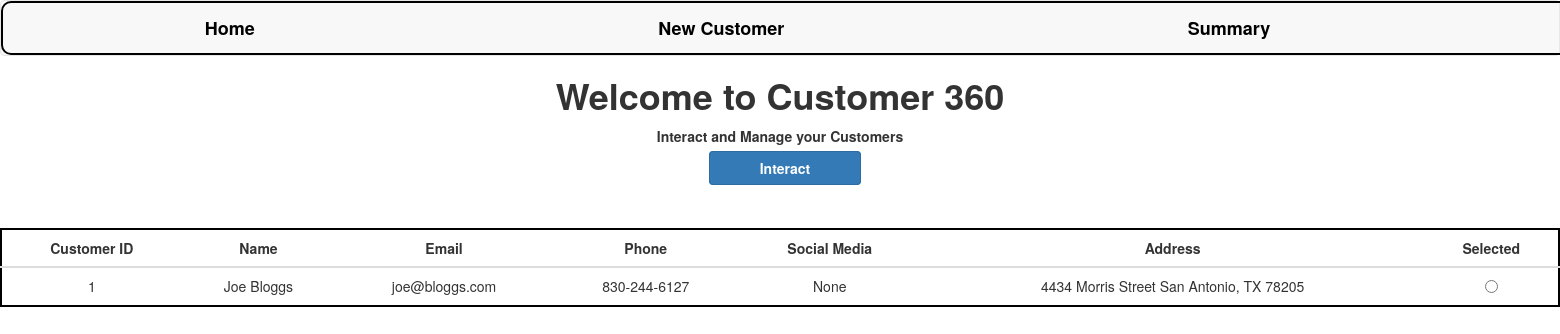
Before: / with the older database file.
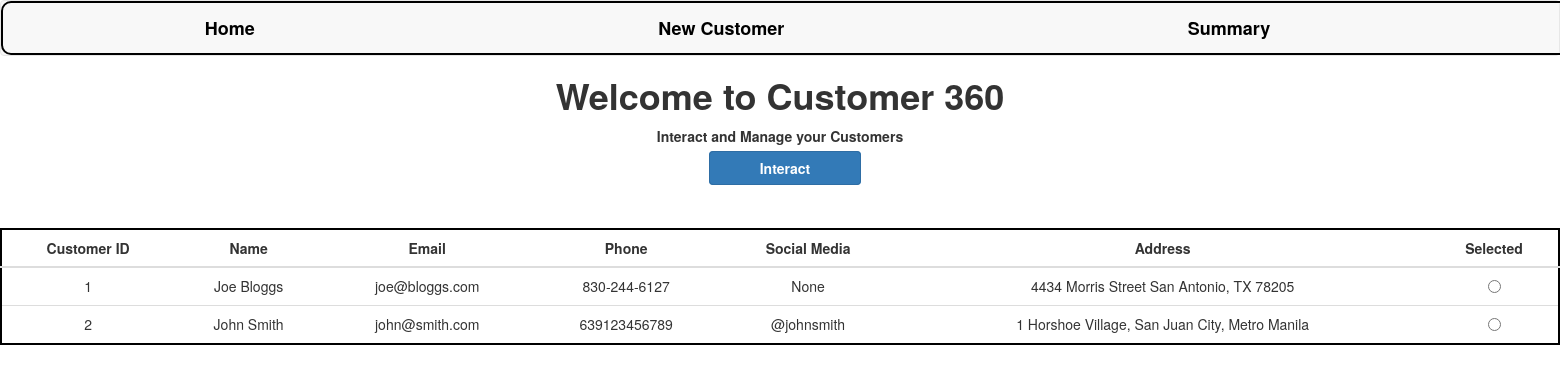
After: the same page with the newer database file.
### customer360/models.py (models this page shows, shortened)
class Customer(models.Model):
    id = models.AutoField(primary_key=True)
    name = models.CharField(max_length=100)
    email = models.EmailField(max_length=100)
    phone = models.CharField(max_length=20)
    address = models.CharField(max_length=200)
    social_media = models.CharField(max_length=200,null=True)

### customer360/views.py (the view)
# urls.py: path('',views.index,name="index"),
def index(request):
    customers = Customer.objects.all()
    context = {"customers":customers}
    return render(request,"index.html",context=context)

### customer360/templates/index.html (shortened to what this page needs)
{% extends 'base.html' %}
{% load static %}
{% block content %}
<html>
    <head>
    </head>
    <body>
        <h1>Welcome to Customer 360</h1>
        <p>Interact and Manage your Customers</p>
        <a class="btn btn-primary" style="font-weight:bold; display:inline" onclick="set_customer()">Interact</a>
        <table class="table">
            <thead>
                <tr>
                    <th>Customer ID</th>
                    <th>Name</th>
                    <th>Email</th>
                    <th>Phone</th>
                    <th>Social Media</th>
                    <th>Address</th>
                    <th>Selected</th>
                </tr>
            </thead>
            <tbody>
                {% for customer in customers %}
                    <tr>
                        <td>{{customer.id }}</td>
                        <td>{{customer.name }}</td>
                        <td>{{customer.email }}</td>
                        <td>{{customer.phone }}</td>
                        <td>{{ customer.social_media }}</td>
                        <td>{{customer.address }}</td>
                        <td>
                            <input type="radio" name="selected_customers" value="{{ customer.id }}">
                        </td>
                    </tr>
                {% endfor %}
            </tbody>
        </table>
    </body>
</html>
{% endblock content %}

### customer360/templates/base.html (shortened to what this page needs)
{% load static %}
<!DOCTYPE html>
<html>
    <head>
        <link rel="stylesheet" href="https://maxcdn.bootstrapcdn.com/bootstrap/3.4.1/css/bootstrap.min.css">
        <link rel="stylesheet" href="{% static 'css/main.css' %}">
    </head>
    <body>
        <nav class="navbar navbar-default">
                <ul class="nav navbar-nav">
                    <li>
                        <a style="color:black;" href="/">Home</a>
                    </li>
                    <li>
                        <a  style="color:black;" href="/create">New Customer</a>
                    </li>
                    <li>
                        <a style="color:black;" href="/summary">Summary</a>
                    </li>
                </ul>
        </nav>
        {% block content %}
        {% endblock %}
    </body>
</html>

### static/css/main.css (style rules this page uses)
body { text-align: center; margin: auto; }
h1,p { font-weight: bold; }
table { margin: auto; border: 2px solid #000000; margin-top: 50px; border-radius: 15px; background-color: white; text-align: center; }
th { text-align: center; }
.nav { width: 200%; border: 2px solid black; border-radius: 10px; }
.nav li { margin-right: 6%; margin-left: 6%; font-size: large; font-weight: bold; }
.btn { display: flex; margin-top: 10px; margin-bottom: 10px; padding-left: 50px; padding-right: 50px; text-align: left; margin-left: 10px; }

Changed rows visible on the page:
added Customer: id "2", name "John Smith", email "john@smith.com", phone "639123456789", social_media "@johnsmith", address "1 Horshoe Village, San Juan City, Metro Manila"
